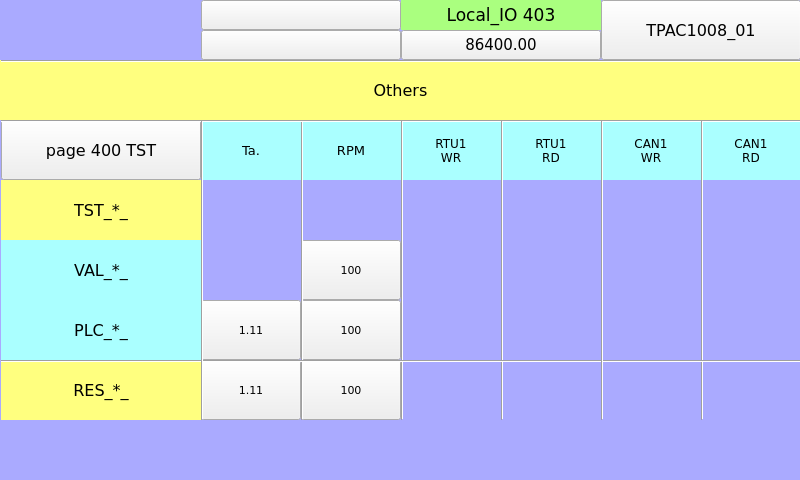
<?xml version="1.0" encoding="UTF-8"?>
<ui version="4.0">
 <class>page403</class>
 <widget class="QWidget" name="page403">
  <property name="geometry">
   <rect>
    <x>0</x>
    <y>0</y>
    <width>800</width>
    <height>480</height>
   </rect>
  </property>
  <property name="minimumSize">
   <size>
    <width>800</width>
    <height>480</height>
   </size>
  </property>
  <property name="maximumSize">
   <size>
    <width>800</width>
    <height>480</height>
   </size>
  </property>
  <property name="windowTitle">
   <string>page403</string>
  </property>
  <property name="styleSheet">
   <string notr="true">QWidget#page403
{
background-color: rgb(170, 170, 255);
}</string>
  </property>
  <widget class="ATCMlabel" name="atcmLabelAnOut_1">
   <property name="geometry">
    <rect>
     <x>201</x>
     <y>300</y>
     <width>100</width>
     <height>60</height>
    </rect>
   </property>
   <property name="font">
    <font>
     <family>DejaVu Sans</family>
     <pointsize>8</pointsize>
    </font>
   </property>
   <property name="text">
    <string>1.11</string>
   </property>
   <property name="toolTip">
    <string>PLC_Tamb</string>
   </property>
   <property name="whatsThis">
    <string>ATCMlabel widget</string>
   </property>
   <property name="variable">
    <string>PLC_Tamb</string>
   </property>
   <property name="refresh">
    <number>500</number>
   </property>
   <property name="max">
    <string>0</string>
   </property>
   <property name="min">
    <string>0</string>
   </property>
   <property name="viewStatus">
    <bool>false</bool>
   </property>
   <property name="visibilityVar">
    <string>TST_Tamb</string>
   </property>
   <property name="bgColor">
    <color>
     <red>170</red>
     <green>255</green>
     <blue>255</blue>
    </color>
   </property>
   <property name="fontColor">
    <color>
     <red>0</red>
     <green>0</green>
     <blue>0</blue>
    </color>
   </property>
   <property name="borderWidth">
    <number>1</number>
   </property>
   <property name="borderRadius">
    <number>0</number>
   </property>
  </widget>
  <widget class="Line" name="line">
   <property name="geometry">
    <rect>
     <x>201</x>
     <y>120</y>
     <width>3</width>
     <height>300</height>
    </rect>
   </property>
   <property name="font">
    <font>
     <family>DejaVu Sans</family>
     <pointsize>8</pointsize>
    </font>
   </property>
   <property name="orientation">
    <enum>Qt::Vertical</enum>
   </property>
  </widget>
  <widget class="ATCMled" name="atcmLed_TST_FWrevision_2">
   <property name="geometry">
    <rect>
     <x>301</x>
     <y>180</y>
     <width>100</width>
     <height>60</height>
    </rect>
   </property>
   <property name="toolTip">
    <string>TST_RPM</string>
   </property>
   <property name="whatsThis">
    <string>ATCMled widget</string>
   </property>
   <property name="font">
    <font>
     <family>DejaVu Sans</family>
     <pointsize>8</pointsize>
    </font>
   </property>
   <property name="variable">
    <string>TST_RPM</string>
   </property>
   <property name="refresh">
    <number>500</number>
   </property>
   <property name="viewStatus">
    <bool>false</bool>
   </property>
   <property name="visibilityVar">
    <string/>
   </property>
   <property name="onIcon">
    <iconset>
     <normaloff>:/on.png</normaloff>:/on.png</iconset>
   </property>
   <property name="offIcon">
    <iconset>
     <normaloff>:/off.png</normaloff>:/off.png</iconset>
   </property>
  </widget>
  <widget class="QLabel" name="label_TST_DigIn_">
   <property name="geometry">
    <rect>
     <x>1</x>
     <y>180</y>
     <width>200</width>
     <height>60</height>
    </rect>
   </property>
   <property name="font">
    <font>
     <family>DejaVu Sans</family>
     <pointsize>12</pointsize>
    </font>
   </property>
   <property name="styleSheet">
    <string notr="true">background-color: rgb(255, 255, 127);</string>
   </property>
   <property name="text">
    <string>TST_*_</string>
   </property>
   <property name="alignment">
    <set>Qt::AlignCenter</set>
   </property>
  </widget>
  <widget class="QLabel" name="label_PLC_DigIn_21">
   <property name="geometry">
    <rect>
     <x>301</x>
     <y>120</y>
     <width>100</width>
     <height>60</height>
    </rect>
   </property>
   <property name="font">
    <font>
     <family>DejaVu Sans</family>
     <pointsize>10</pointsize>
    </font>
   </property>
   <property name="styleSheet">
    <string notr="true">background-color: rgb(170, 255, 255);</string>
   </property>
   <property name="text">
    <string>RPM</string>
   </property>
   <property name="alignment">
    <set>Qt::AlignCenter</set>
   </property>
  </widget>
  <widget class="ATCMled" name="atcmLed_TST_RTU_RD_2">
   <property name="geometry">
    <rect>
     <x>701</x>
     <y>180</y>
     <width>100</width>
     <height>60</height>
    </rect>
   </property>
   <property name="toolTip">
    <string>TST_CAN1_RD</string>
   </property>
   <property name="whatsThis">
    <string>ATCMled widget</string>
   </property>
   <property name="font">
    <font>
     <family>DejaVu Sans</family>
     <pointsize>8</pointsize>
    </font>
   </property>
   <property name="variable">
    <string>TST_CAN1_RD</string>
   </property>
   <property name="refresh">
    <number>500</number>
   </property>
   <property name="viewStatus">
    <bool>false</bool>
   </property>
   <property name="visibilityVar">
    <string/>
   </property>
   <property name="onIcon">
    <iconset>
     <normaloff>:/on.png</normaloff>:/on.png</iconset>
   </property>
   <property name="offIcon">
    <iconset>
     <normaloff>:/off.png</normaloff>:/off.png</iconset>
   </property>
  </widget>
  <widget class="ATCMbutton" name="atcmButton_6">
   <property name="geometry">
    <rect>
     <x>601</x>
     <y>0</y>
     <width>200</width>
     <height>60</height>
    </rect>
   </property>
   <property name="font">
    <font>
     <family>DejaVu Sans</family>
     <pointsize>12</pointsize>
     <weight>50</weight>
     <bold>false</bold>
    </font>
   </property>
   <property name="toolTip">
    <string/>
   </property>
   <property name="whatsThis">
    <string>ATCMbutton widget</string>
   </property>
   <property name="pageName">
    <string>menu</string>
   </property>
   <property name="statusvar">
    <string/>
   </property>
   <property name="viewStatus">
    <bool>false</bool>
   </property>
   <property name="refresh">
    <number>200</number>
   </property>
   <property name="visibilityVar">
    <string/>
   </property>
   <property name="bgColor">
    <color>
     <red>170</red>
     <green>255</green>
     <blue>255</blue>
    </color>
   </property>
   <property name="borderColor">
    <color>
     <red>0</red>
     <green>0</green>
     <blue>0</blue>
    </color>
   </property>
   <property name="text">
    <string>TPAC1008_01</string>
   </property>
   <property name="pressText">
    <string>TPAC1008_01</string>
   </property>
   <property name="borderWidth">
    <number>1</number>
   </property>
   <property name="borderRadius">
    <number>0</number>
   </property>
   <property name="apparence">
    <enum>QFrame::Raised</enum>
   </property>
  </widget>
  <widget class="ATCMled" name="atcmLed_PLC_CAN_RD">
   <property name="geometry">
    <rect>
     <x>701</x>
     <y>300</y>
     <width>100</width>
     <height>60</height>
    </rect>
   </property>
   <property name="toolTip">
    <string>CAN_DigIn_1</string>
   </property>
   <property name="whatsThis">
    <string>ATCMled widget</string>
   </property>
   <property name="font">
    <font>
     <family>DejaVu Sans</family>
     <pointsize>8</pointsize>
    </font>
   </property>
   <property name="variable">
    <string>CAN_DigIn_1</string>
   </property>
   <property name="refresh">
    <number>500</number>
   </property>
   <property name="viewStatus">
    <bool>false</bool>
   </property>
   <property name="visibilityVar">
    <string>TST_CAN1_RD</string>
   </property>
   <property name="onIcon">
    <iconset>
     <normaloff>:/on.png</normaloff>:/on.png</iconset>
   </property>
   <property name="offIcon">
    <iconset>
     <normaloff>:/off.png</normaloff>:/off.png</iconset>
   </property>
  </widget>
  <widget class="ATCMlabel" name="atcmLabelAnOut_3">
   <property name="geometry">
    <rect>
     <x>301</x>
     <y>240</y>
     <width>100</width>
     <height>60</height>
    </rect>
   </property>
   <property name="font">
    <font>
     <family>DejaVu Sans</family>
     <pointsize>8</pointsize>
    </font>
   </property>
   <property name="text">
    <string>100</string>
   </property>
   <property name="toolTip">
    <string>VAL_RPM</string>
   </property>
   <property name="whatsThis">
    <string>ATCMlabel widget</string>
   </property>
   <property name="variable">
    <string>VAL_RPM</string>
   </property>
   <property name="refresh">
    <number>500</number>
   </property>
   <property name="max">
    <string>0</string>
   </property>
   <property name="min">
    <string>0</string>
   </property>
   <property name="viewStatus">
    <bool>false</bool>
   </property>
   <property name="visibilityVar">
    <string>TST_RPM</string>
   </property>
   <property name="bgColor">
    <color>
     <red>170</red>
     <green>255</green>
     <blue>255</blue>
    </color>
   </property>
   <property name="fontColor">
    <color>
     <red>0</red>
     <green>0</green>
     <blue>0</blue>
    </color>
   </property>
   <property name="borderWidth">
    <number>1</number>
   </property>
   <property name="borderRadius">
    <number>0</number>
   </property>
  </widget>
  <widget class="ATCMled" name="atcmLed_PLC_CAN_WR">
   <property name="geometry">
    <rect>
     <x>601</x>
     <y>300</y>
     <width>100</width>
     <height>60</height>
    </rect>
   </property>
   <property name="toolTip">
    <string>CAN_DigOut_1</string>
   </property>
   <property name="whatsThis">
    <string>ATCMled widget</string>
   </property>
   <property name="font">
    <font>
     <family>DejaVu Sans</family>
     <pointsize>8</pointsize>
    </font>
   </property>
   <property name="variable">
    <string>CAN_DigOut_1</string>
   </property>
   <property name="refresh">
    <number>500</number>
   </property>
   <property name="viewStatus">
    <bool>false</bool>
   </property>
   <property name="visibilityVar">
    <string>TST_CAN1_WR</string>
   </property>
   <property name="onIcon">
    <iconset>
     <normaloff>:/on.png</normaloff>:/on.png</iconset>
   </property>
   <property name="offIcon">
    <iconset>
     <normaloff>:/off.png</normaloff>:/off.png</iconset>
   </property>
  </widget>
  <widget class="Line" name="line_3">
   <property name="geometry">
    <rect>
     <x>301</x>
     <y>120</y>
     <width>3</width>
     <height>300</height>
    </rect>
   </property>
   <property name="font">
    <font>
     <family>DejaVu Sans</family>
     <pointsize>8</pointsize>
    </font>
   </property>
   <property name="orientation">
    <enum>Qt::Vertical</enum>
   </property>
  </widget>
  <widget class="QLabel" name="label_PLC_DigIn_14">
   <property name="geometry">
    <rect>
     <x>1</x>
     <y>300</y>
     <width>200</width>
     <height>60</height>
    </rect>
   </property>
   <property name="font">
    <font>
     <family>DejaVu Sans</family>
     <pointsize>12</pointsize>
    </font>
   </property>
   <property name="styleSheet">
    <string notr="true">background-color: rgb(170, 255, 255);</string>
   </property>
   <property name="text">
    <string>PLC_*_</string>
   </property>
   <property name="alignment">
    <set>Qt::AlignCenter</set>
   </property>
  </widget>
  <widget class="Line" name="line_4">
   <property name="geometry">
    <rect>
     <x>401</x>
     <y>120</y>
     <width>3</width>
     <height>300</height>
    </rect>
   </property>
   <property name="font">
    <font>
     <family>DejaVu Sans</family>
     <pointsize>8</pointsize>
    </font>
   </property>
   <property name="orientation">
    <enum>Qt::Vertical</enum>
   </property>
  </widget>
  <widget class="Line" name="line_2">
   <property name="geometry">
    <rect>
     <x>1</x>
     <y>60</y>
     <width>800</width>
     <height>3</height>
    </rect>
   </property>
   <property name="font">
    <font>
     <family>DejaVu Sans</family>
     <pointsize>8</pointsize>
    </font>
   </property>
   <property name="orientation">
    <enum>Qt::Horizontal</enum>
   </property>
  </widget>
  <widget class="ATCMled" name="atcmLed_15">
   <property name="geometry">
    <rect>
     <x>141</x>
     <y>30</y>
     <width>20</width>
     <height>20</height>
    </rect>
   </property>
   <property name="toolTip">
    <string>CH0_01_NODERUN</string>
   </property>
   <property name="whatsThis">
    <string>ATCMled widget</string>
   </property>
   <property name="font">
    <font>
     <family>DejaVu Sans</family>
     <pointsize>8</pointsize>
    </font>
   </property>
   <property name="variable">
    <string>CH0_01_NODERUN</string>
   </property>
   <property name="refresh">
    <number>500</number>
   </property>
   <property name="viewStatus">
    <bool>false</bool>
   </property>
   <property name="visibilityVar">
    <string/>
   </property>
   <property name="onIcon">
    <iconset>
     <normaloff>:/on.png</normaloff>:/on.png</iconset>
   </property>
   <property name="offIcon">
    <iconset>
     <normaloff>:/off.png</normaloff>:/off.png</iconset>
   </property>
  </widget>
  <widget class="ATCMled" name="atcmLed_PLC_RTU_WR">
   <property name="geometry">
    <rect>
     <x>401</x>
     <y>300</y>
     <width>100</width>
     <height>60</height>
    </rect>
   </property>
   <property name="toolTip">
    <string>RTU_RTU_WR</string>
   </property>
   <property name="whatsThis">
    <string>ATCMled widget</string>
   </property>
   <property name="font">
    <font>
     <family>DejaVu Sans</family>
     <pointsize>8</pointsize>
    </font>
   </property>
   <property name="variable">
    <string>RTU_RTU_WR</string>
   </property>
   <property name="refresh">
    <number>500</number>
   </property>
   <property name="viewStatus">
    <bool>false</bool>
   </property>
   <property name="visibilityVar">
    <string>TST_RTU1_WR</string>
   </property>
   <property name="onIcon">
    <iconset>
     <normaloff>:/on.png</normaloff>:/on.png</iconset>
   </property>
   <property name="offIcon">
    <iconset>
     <normaloff>:/off.png</normaloff>:/off.png</iconset>
   </property>
  </widget>
  <widget class="ATCManimation" name="atcmAnimation_TEST_STATUS">
   <property name="geometry">
    <rect>
     <x>1</x>
     <y>0</y>
     <width>120</width>
     <height>60</height>
    </rect>
   </property>
   <property name="toolTip">
    <string>TEST_STATUS</string>
   </property>
   <property name="whatsThis">
    <string>ATCManimation widget</string>
   </property>
   <property name="font">
    <font>
     <family>DejaVu Sans</family>
     <pointsize>8</pointsize>
    </font>
   </property>
   <property name="mapping">
    <string>0;:/icons/my_img/local.png;216;:/icons/my_img/remote.png;42;:/icons/my_img/done.png</string>
   </property>
   <property name="variable">
    <string>TEST_STATUS</string>
   </property>
   <property name="refresh">
    <number>500</number>
   </property>
   <property name="viewStatus">
    <bool>false</bool>
   </property>
   <property name="visibilityVar">
    <string/>
   </property>
  </widget>
  <widget class="QLabel" name="label_Qt_Project_2">
   <property name="geometry">
    <rect>
     <x>401</x>
     <y>0</y>
     <width>200</width>
     <height>30</height>
    </rect>
   </property>
   <property name="font">
    <font>
     <family>DejaVu Sans</family>
     <pointsize>13</pointsize>
    </font>
   </property>
   <property name="styleSheet">
    <string notr="true">background-color: rgb(170, 255, 127);</string>
   </property>
   <property name="text">
    <string>Local_IO 403</string>
   </property>
   <property name="alignment">
    <set>Qt::AlignCenter</set>
   </property>
  </widget>
  <widget class="QLabel" name="label_RES_DigIn_">
   <property name="geometry">
    <rect>
     <x>1</x>
     <y>360</y>
     <width>200</width>
     <height>60</height>
    </rect>
   </property>
   <property name="font">
    <font>
     <family>DejaVu Sans</family>
     <pointsize>12</pointsize>
    </font>
   </property>
   <property name="styleSheet">
    <string notr="true">background-color: rgb(255, 255, 127);</string>
   </property>
   <property name="text">
    <string>RES_*_</string>
   </property>
   <property name="alignment">
    <set>Qt::AlignCenter</set>
   </property>
  </widget>
  <widget class="QLabel" name="label_PLC_DigIn_20">
   <property name="geometry">
    <rect>
     <x>601</x>
     <y>120</y>
     <width>100</width>
     <height>60</height>
    </rect>
   </property>
   <property name="font">
    <font>
     <family>DejaVu Sans</family>
     <pointsize>9</pointsize>
    </font>
   </property>
   <property name="styleSheet">
    <string notr="true">background-color: rgb(170, 255, 255);</string>
   </property>
   <property name="text">
    <string>CAN1
WR</string>
   </property>
   <property name="alignment">
    <set>Qt::AlignCenter</set>
   </property>
  </widget>
  <widget class="QLabel" name="label_RTU_AnIn_20">
   <property name="geometry">
    <rect>
     <x>0</x>
     <y>60</y>
     <width>801</width>
     <height>60</height>
    </rect>
   </property>
   <property name="font">
    <font>
     <family>DejaVu Sans</family>
     <pointsize>12</pointsize>
    </font>
   </property>
   <property name="styleSheet">
    <string notr="true">background-color: rgb(255, 255, 127);</string>
   </property>
   <property name="text">
    <string>Others</string>
   </property>
   <property name="alignment">
    <set>Qt::AlignCenter</set>
   </property>
  </widget>
  <widget class="ATCMlabel" name="atcmLabelAnOut_11">
   <property name="geometry">
    <rect>
     <x>201</x>
     <y>360</y>
     <width>100</width>
     <height>60</height>
    </rect>
   </property>
   <property name="font">
    <font>
     <family>DejaVu Sans</family>
     <pointsize>8</pointsize>
    </font>
   </property>
   <property name="text">
    <string>1.11</string>
   </property>
   <property name="toolTip">
    <string>RES_Tamb</string>
   </property>
   <property name="whatsThis">
    <string>ATCMlabel widget</string>
   </property>
   <property name="variable">
    <string>RES_Tamb</string>
   </property>
   <property name="refresh">
    <number>500</number>
   </property>
   <property name="max">
    <string>0</string>
   </property>
   <property name="min">
    <string>0</string>
   </property>
   <property name="viewStatus">
    <bool>false</bool>
   </property>
   <property name="visibilityVar">
    <string>TST_Tamb</string>
   </property>
   <property name="bgColor">
    <color>
     <red>255</red>
     <green>255</green>
     <blue>127</blue>
    </color>
   </property>
   <property name="fontColor">
    <color>
     <red>0</red>
     <green>0</green>
     <blue>0</blue>
    </color>
   </property>
   <property name="borderWidth">
    <number>1</number>
   </property>
   <property name="borderRadius">
    <number>0</number>
   </property>
  </widget>
  <widget class="QLabel" name="label_PLC_DigIn_22">
   <property name="geometry">
    <rect>
     <x>701</x>
     <y>120</y>
     <width>100</width>
     <height>60</height>
    </rect>
   </property>
   <property name="font">
    <font>
     <family>DejaVu Sans</family>
     <pointsize>9</pointsize>
    </font>
   </property>
   <property name="styleSheet">
    <string notr="true">background-color: rgb(170, 255, 255);</string>
   </property>
   <property name="text">
    <string>CAN1
RD</string>
   </property>
   <property name="alignment">
    <set>Qt::AlignCenter</set>
   </property>
  </widget>
  <widget class="ATCMled" name="atcmLed_VAL_CAN_WR">
   <property name="geometry">
    <rect>
     <x>601</x>
     <y>240</y>
     <width>100</width>
     <height>60</height>
    </rect>
   </property>
   <property name="toolTip">
    <string>VAL_CAN1_WR</string>
   </property>
   <property name="whatsThis">
    <string>ATCMled widget</string>
   </property>
   <property name="font">
    <font>
     <family>DejaVu Sans</family>
     <pointsize>8</pointsize>
    </font>
   </property>
   <property name="variable">
    <string>VAL_CAN1_WR</string>
   </property>
   <property name="refresh">
    <number>500</number>
   </property>
   <property name="viewStatus">
    <bool>false</bool>
   </property>
   <property name="visibilityVar">
    <string>TST_CAN1_WR</string>
   </property>
   <property name="onIcon">
    <iconset>
     <normaloff>:/on.png</normaloff>:/on.png</iconset>
   </property>
   <property name="offIcon">
    <iconset>
     <normaloff>:/off.png</normaloff>:/off.png</iconset>
   </property>
  </widget>
  <widget class="ATCMled" name="atcmLed_14">
   <property name="geometry">
    <rect>
     <x>161</x>
     <y>10</y>
     <width>20</width>
     <height>20</height>
    </rect>
   </property>
   <property name="toolTip">
    <string>CH0_NETGOOD</string>
   </property>
   <property name="whatsThis">
    <string>ATCMled widget</string>
   </property>
   <property name="font">
    <font>
     <family>DejaVu Sans</family>
     <pointsize>8</pointsize>
    </font>
   </property>
   <property name="variable">
    <string>CH0_NETGOOD</string>
   </property>
   <property name="refresh">
    <number>500</number>
   </property>
   <property name="viewStatus">
    <bool>false</bool>
   </property>
   <property name="visibilityVar">
    <string/>
   </property>
   <property name="onIcon">
    <iconset>
     <normaloff>:/on.png</normaloff>:/on.png</iconset>
   </property>
   <property name="offIcon">
    <iconset>
     <normaloff>:/off.png</normaloff>:/off.png</iconset>
   </property>
  </widget>
  <widget class="Line" name="line_7">
   <property name="geometry">
    <rect>
     <x>701</x>
     <y>120</y>
     <width>3</width>
     <height>300</height>
    </rect>
   </property>
   <property name="font">
    <font>
     <family>DejaVu Sans</family>
     <pointsize>8</pointsize>
    </font>
   </property>
   <property name="orientation">
    <enum>Qt::Vertical</enum>
   </property>
  </widget>
  <widget class="ATCMled" name="atcmLed_TST_RTU_RD">
   <property name="geometry">
    <rect>
     <x>501</x>
     <y>180</y>
     <width>100</width>
     <height>60</height>
    </rect>
   </property>
   <property name="toolTip">
    <string>TST_RTU1_RD</string>
   </property>
   <property name="whatsThis">
    <string>ATCMled widget</string>
   </property>
   <property name="font">
    <font>
     <family>DejaVu Sans</family>
     <pointsize>8</pointsize>
    </font>
   </property>
   <property name="variable">
    <string>TST_RTU1_RD</string>
   </property>
   <property name="refresh">
    <number>500</number>
   </property>
   <property name="viewStatus">
    <bool>false</bool>
   </property>
   <property name="visibilityVar">
    <string/>
   </property>
   <property name="onIcon">
    <iconset>
     <normaloff>:/on.png</normaloff>:/on.png</iconset>
   </property>
   <property name="offIcon">
    <iconset>
     <normaloff>:/off.png</normaloff>:/off.png</iconset>
   </property>
  </widget>
  <widget class="QLabel" name="label_PLC_DigIn_19">
   <property name="geometry">
    <rect>
     <x>201</x>
     <y>120</y>
     <width>100</width>
     <height>60</height>
    </rect>
   </property>
   <property name="font">
    <font>
     <family>DejaVu Sans</family>
     <pointsize>10</pointsize>
    </font>
   </property>
   <property name="styleSheet">
    <string notr="true">background-color: rgb(170, 255, 255);</string>
   </property>
   <property name="text">
    <string>Ta.</string>
   </property>
   <property name="alignment">
    <set>Qt::AlignCenter</set>
   </property>
  </widget>
  <widget class="QLabel" name="label_PLC_DigIn_18">
   <property name="geometry">
    <rect>
     <x>501</x>
     <y>120</y>
     <width>100</width>
     <height>60</height>
    </rect>
   </property>
   <property name="font">
    <font>
     <family>DejaVu Sans</family>
     <pointsize>9</pointsize>
    </font>
   </property>
   <property name="styleSheet">
    <string notr="true">background-color: rgb(170, 255, 255);</string>
   </property>
   <property name="text">
    <string>RTU1
RD</string>
   </property>
   <property name="alignment">
    <set>Qt::AlignCenter</set>
   </property>
  </widget>
  <widget class="ATCMlabel" name="atcmLabelAnOut_12">
   <property name="geometry">
    <rect>
     <x>301</x>
     <y>360</y>
     <width>100</width>
     <height>60</height>
    </rect>
   </property>
   <property name="font">
    <font>
     <family>DejaVu Sans</family>
     <pointsize>8</pointsize>
    </font>
   </property>
   <property name="text">
    <string>100</string>
   </property>
   <property name="toolTip">
    <string>RES_RPM</string>
   </property>
   <property name="whatsThis">
    <string>ATCMlabel widget</string>
   </property>
   <property name="variable">
    <string>RES_RPM</string>
   </property>
   <property name="refresh">
    <number>500</number>
   </property>
   <property name="max">
    <string>0</string>
   </property>
   <property name="min">
    <string>0</string>
   </property>
   <property name="viewStatus">
    <bool>false</bool>
   </property>
   <property name="visibilityVar">
    <string>TST_RPM</string>
   </property>
   <property name="bgColor">
    <color>
     <red>255</red>
     <green>255</green>
     <blue>127</blue>
    </color>
   </property>
   <property name="fontColor">
    <color>
     <red>0</red>
     <green>0</green>
     <blue>0</blue>
    </color>
   </property>
   <property name="borderWidth">
    <number>1</number>
   </property>
   <property name="borderRadius">
    <number>0</number>
   </property>
  </widget>
  <widget class="ATCMled" name="atcmLed_RES_CAN_RD">
   <property name="geometry">
    <rect>
     <x>701</x>
     <y>360</y>
     <width>100</width>
     <height>60</height>
    </rect>
   </property>
   <property name="toolTip">
    <string>RES_CAN1_RD</string>
   </property>
   <property name="whatsThis">
    <string>ATCMled widget</string>
   </property>
   <property name="font">
    <font>
     <family>DejaVu Sans</family>
     <pointsize>8</pointsize>
    </font>
   </property>
   <property name="variable">
    <string>RES_CAN1_RD</string>
   </property>
   <property name="refresh">
    <number>500</number>
   </property>
   <property name="viewStatus">
    <bool>false</bool>
   </property>
   <property name="visibilityVar">
    <string>TST_CAN1_RD</string>
   </property>
   <property name="onIcon">
    <iconset>
     <normaloff>:/on.png</normaloff>:/on.png</iconset>
   </property>
   <property name="offIcon">
    <iconset>
     <normaloff>:/off.png</normaloff>:/off.png</iconset>
   </property>
  </widget>
  <widget class="ATCMdate" name="atcmDate_2">
   <property name="geometry">
    <rect>
     <x>201</x>
     <y>0</y>
     <width>200</width>
     <height>30</height>
    </rect>
   </property>
   <property name="font">
    <font>
     <family>DejaVu Sans</family>
     <pointsize>11</pointsize>
    </font>
   </property>
   <property name="toolTip">
    <string>ATCM QDate</string>
   </property>
   <property name="whatsThis">
    <string>ATCMdate widget</string>
   </property>
   <property name="bgColor">
    <color>
     <red>170</red>
     <green>255</green>
     <blue>127</blue>
    </color>
   </property>
   <property name="borderWidth">
    <number>0</number>
   </property>
   <property name="borderRadius">
    <number>0</number>
   </property>
  </widget>
  <widget class="Line" name="line_8">
   <property name="geometry">
    <rect>
     <x>1</x>
     <y>360</y>
     <width>801</width>
     <height>3</height>
    </rect>
   </property>
   <property name="font">
    <font>
     <family>DejaVu Sans</family>
     <pointsize>8</pointsize>
    </font>
   </property>
   <property name="orientation">
    <enum>Qt::Horizontal</enum>
   </property>
  </widget>
  <widget class="ATCMled" name="atcmLed_TST_RTU_WR_2">
   <property name="geometry">
    <rect>
     <x>601</x>
     <y>180</y>
     <width>100</width>
     <height>60</height>
    </rect>
   </property>
   <property name="toolTip">
    <string>TST_CAN1_WR</string>
   </property>
   <property name="whatsThis">
    <string>ATCMled widget</string>
   </property>
   <property name="font">
    <font>
     <family>DejaVu Sans</family>
     <pointsize>8</pointsize>
    </font>
   </property>
   <property name="variable">
    <string>TST_CAN1_WR</string>
   </property>
   <property name="refresh">
    <number>500</number>
   </property>
   <property name="viewStatus">
    <bool>false</bool>
   </property>
   <property name="visibilityVar">
    <string/>
   </property>
   <property name="onIcon">
    <iconset>
     <normaloff>:/on.png</normaloff>:/on.png</iconset>
   </property>
   <property name="offIcon">
    <iconset>
     <normaloff>:/off.png</normaloff>:/off.png</iconset>
   </property>
  </widget>
  <widget class="ATCMled" name="atcmLed_PLC_RTU_RD">
   <property name="geometry">
    <rect>
     <x>501</x>
     <y>300</y>
     <width>100</width>
     <height>60</height>
    </rect>
   </property>
   <property name="toolTip">
    <string>RTU_RTU_RD</string>
   </property>
   <property name="whatsThis">
    <string>ATCMled widget</string>
   </property>
   <property name="font">
    <font>
     <family>DejaVu Sans</family>
     <pointsize>8</pointsize>
    </font>
   </property>
   <property name="variable">
    <string>RTU_RTU_RD</string>
   </property>
   <property name="refresh">
    <number>500</number>
   </property>
   <property name="viewStatus">
    <bool>false</bool>
   </property>
   <property name="visibilityVar">
    <string>TST_RTU1_RD</string>
   </property>
   <property name="onIcon">
    <iconset>
     <normaloff>:/on.png</normaloff>:/on.png</iconset>
   </property>
   <property name="offIcon">
    <iconset>
     <normaloff>:/off.png</normaloff>:/off.png</iconset>
   </property>
  </widget>
  <widget class="ATCMbutton" name="atcmButton_page400">
   <property name="geometry">
    <rect>
     <x>1</x>
     <y>120</y>
     <width>200</width>
     <height>60</height>
    </rect>
   </property>
   <property name="font">
    <font>
     <family>DejaVu Sans</family>
     <pointsize>12</pointsize>
    </font>
   </property>
   <property name="toolTip">
    <string/>
   </property>
   <property name="whatsThis">
    <string>ATCMbutton widget</string>
   </property>
   <property name="pageName">
    <string>page400</string>
   </property>
   <property name="statusvar">
    <string/>
   </property>
   <property name="viewStatus">
    <bool>false</bool>
   </property>
   <property name="visibilityVar">
    <string/>
   </property>
   <property name="bgColor">
    <color>
     <red>170</red>
     <green>255</green>
     <blue>255</blue>
    </color>
   </property>
   <property name="text">
    <string>page 400 TST</string>
   </property>
   <property name="pressText">
    <string>page 400 TST</string>
   </property>
   <property name="borderWidth">
    <number>0</number>
   </property>
   <property name="borderRadius">
    <number>0</number>
   </property>
   <property name="apparence">
    <enum>QFrame::Raised</enum>
   </property>
  </widget>
  <widget class="ATCMled" name="atcmLed_13">
   <property name="geometry">
    <rect>
     <x>140</x>
     <y>10</y>
     <width>21</width>
     <height>20</height>
    </rect>
   </property>
   <property name="toolTip">
    <string>CH0_NETRUN</string>
   </property>
   <property name="whatsThis">
    <string>ATCMled widget</string>
   </property>
   <property name="font">
    <font>
     <family>DejaVu Sans</family>
     <pointsize>8</pointsize>
    </font>
   </property>
   <property name="variable">
    <string>CH0_NETRUN</string>
   </property>
   <property name="refresh">
    <number>500</number>
   </property>
   <property name="viewStatus">
    <bool>false</bool>
   </property>
   <property name="visibilityVar">
    <string/>
   </property>
   <property name="onIcon">
    <iconset>
     <normaloff>:/on.png</normaloff>:/on.png</iconset>
   </property>
   <property name="offIcon">
    <iconset>
     <normaloff>:/off.png</normaloff>:/off.png</iconset>
   </property>
  </widget>
  <widget class="QLabel" name="label_PLC_DigIn_">
   <property name="geometry">
    <rect>
     <x>1</x>
     <y>240</y>
     <width>200</width>
     <height>60</height>
    </rect>
   </property>
   <property name="font">
    <font>
     <family>DejaVu Sans</family>
     <pointsize>12</pointsize>
    </font>
   </property>
   <property name="styleSheet">
    <string notr="true">background-color: rgb(170, 255, 255);</string>
   </property>
   <property name="text">
    <string>VAL_*_</string>
   </property>
   <property name="alignment">
    <set>Qt::AlignCenter</set>
   </property>
  </widget>
  <widget class="ATCMlabel" name="atcmLabelAnOut_2">
   <property name="geometry">
    <rect>
     <x>301</x>
     <y>300</y>
     <width>100</width>
     <height>60</height>
    </rect>
   </property>
   <property name="font">
    <font>
     <family>DejaVu Sans</family>
     <pointsize>8</pointsize>
    </font>
   </property>
   <property name="text">
    <string>100</string>
   </property>
   <property name="toolTip">
    <string>PLC_RPM</string>
   </property>
   <property name="whatsThis">
    <string>ATCMlabel widget</string>
   </property>
   <property name="variable">
    <string>PLC_RPM</string>
   </property>
   <property name="refresh">
    <number>500</number>
   </property>
   <property name="max">
    <string>0</string>
   </property>
   <property name="min">
    <string>0</string>
   </property>
   <property name="viewStatus">
    <bool>false</bool>
   </property>
   <property name="visibilityVar">
    <string>TST_RPM</string>
   </property>
   <property name="bgColor">
    <color>
     <red>170</red>
     <green>255</green>
     <blue>255</blue>
    </color>
   </property>
   <property name="fontColor">
    <color>
     <red>0</red>
     <green>0</green>
     <blue>0</blue>
    </color>
   </property>
   <property name="borderWidth">
    <number>1</number>
   </property>
   <property name="borderRadius">
    <number>0</number>
   </property>
  </widget>
  <widget class="Line" name="line_5">
   <property name="geometry">
    <rect>
     <x>501</x>
     <y>120</y>
     <width>3</width>
     <height>300</height>
    </rect>
   </property>
   <property name="font">
    <font>
     <family>DejaVu Sans</family>
     <pointsize>8</pointsize>
    </font>
   </property>
   <property name="orientation">
    <enum>Qt::Vertical</enum>
   </property>
  </widget>
  <widget class="ATCMlabel" name="atcmLabel_PLC_time">
   <property name="geometry">
    <rect>
     <x>401</x>
     <y>30</y>
     <width>200</width>
     <height>30</height>
    </rect>
   </property>
   <property name="font">
    <font>
     <family>DejaVu Sans</family>
     <pointsize>11</pointsize>
     <weight>50</weight>
     <bold>false</bold>
    </font>
   </property>
   <property name="text">
    <string>86400.00</string>
   </property>
   <property name="toolTip">
    <string>PLC_time</string>
   </property>
   <property name="whatsThis">
    <string>ATCMlabel widget</string>
   </property>
   <property name="variable">
    <string>PLC_time</string>
   </property>
   <property name="refresh">
    <number>500</number>
   </property>
   <property name="max">
    <string>0</string>
   </property>
   <property name="min">
    <string>0</string>
   </property>
   <property name="viewStatus">
    <bool>false</bool>
   </property>
   <property name="visibilityVar">
    <string/>
   </property>
   <property name="bgColor">
    <color>
     <red>170</red>
     <green>255</green>
     <blue>127</blue>
    </color>
   </property>
   <property name="borderWidth">
    <number>0</number>
   </property>
   <property name="borderRadius">
    <number>0</number>
   </property>
   <property name="apparence">
    <enum>QFrame::Plain</enum>
   </property>
  </widget>
  <widget class="Line" name="line_hr2">
   <property name="geometry">
    <rect>
     <x>1</x>
     <y>120</y>
     <width>801</width>
     <height>3</height>
    </rect>
   </property>
   <property name="font">
    <font>
     <family>DejaVu Sans</family>
     <pointsize>8</pointsize>
    </font>
   </property>
   <property name="orientation">
    <enum>Qt::Horizontal</enum>
   </property>
  </widget>
  <widget class="ATCMled" name="atcmLed_TST_Tamb">
   <property name="geometry">
    <rect>
     <x>201</x>
     <y>180</y>
     <width>100</width>
     <height>60</height>
    </rect>
   </property>
   <property name="toolTip">
    <string>TST_Tamb</string>
   </property>
   <property name="whatsThis">
    <string>ATCMled widget</string>
   </property>
   <property name="font">
    <font>
     <family>DejaVu Sans</family>
     <pointsize>8</pointsize>
    </font>
   </property>
   <property name="variable">
    <string>TST_Tamb</string>
   </property>
   <property name="refresh">
    <number>500</number>
   </property>
   <property name="viewStatus">
    <bool>false</bool>
   </property>
   <property name="visibilityVar">
    <string/>
   </property>
   <property name="onIcon">
    <iconset>
     <normaloff>:/on.png</normaloff>:/on.png</iconset>
   </property>
   <property name="offIcon">
    <iconset>
     <normaloff>:/off.png</normaloff>:/off.png</iconset>
   </property>
  </widget>
  <widget class="QLabel" name="label_PLC_DigIn_16">
   <property name="geometry">
    <rect>
     <x>401</x>
     <y>120</y>
     <width>100</width>
     <height>60</height>
    </rect>
   </property>
   <property name="font">
    <font>
     <family>DejaVu Sans</family>
     <pointsize>9</pointsize>
    </font>
   </property>
   <property name="styleSheet">
    <string notr="true">background-color: rgb(170, 255, 255);</string>
   </property>
   <property name="text">
    <string>RTU1
WR</string>
   </property>
   <property name="alignment">
    <set>Qt::AlignCenter</set>
   </property>
  </widget>
  <widget class="ATCMled" name="atcmLed_TST_RTU_WR">
   <property name="geometry">
    <rect>
     <x>401</x>
     <y>180</y>
     <width>100</width>
     <height>60</height>
    </rect>
   </property>
   <property name="toolTip">
    <string>TST_RTU1_WR</string>
   </property>
   <property name="whatsThis">
    <string>ATCMled widget</string>
   </property>
   <property name="font">
    <font>
     <family>DejaVu Sans</family>
     <pointsize>8</pointsize>
    </font>
   </property>
   <property name="variable">
    <string>TST_RTU1_WR</string>
   </property>
   <property name="refresh">
    <number>500</number>
   </property>
   <property name="viewStatus">
    <bool>false</bool>
   </property>
   <property name="visibilityVar">
    <string/>
   </property>
   <property name="onIcon">
    <iconset>
     <normaloff>:/on.png</normaloff>:/on.png</iconset>
   </property>
   <property name="offIcon">
    <iconset>
     <normaloff>:/off.png</normaloff>:/off.png</iconset>
   </property>
  </widget>
  <widget class="ATCMled" name="atcmLed_VAL_RTU_WR">
   <property name="geometry">
    <rect>
     <x>401</x>
     <y>240</y>
     <width>100</width>
     <height>60</height>
    </rect>
   </property>
   <property name="toolTip">
    <string>VAL_RTU1_WR</string>
   </property>
   <property name="whatsThis">
    <string>ATCMled widget</string>
   </property>
   <property name="font">
    <font>
     <family>DejaVu Sans</family>
     <pointsize>8</pointsize>
    </font>
   </property>
   <property name="variable">
    <string>VAL_RTU1_WR</string>
   </property>
   <property name="refresh">
    <number>500</number>
   </property>
   <property name="viewStatus">
    <bool>false</bool>
   </property>
   <property name="visibilityVar">
    <string>TST_RTU1_WR</string>
   </property>
   <property name="onIcon">
    <iconset>
     <normaloff>:/on.png</normaloff>:/on.png</iconset>
   </property>
   <property name="offIcon">
    <iconset>
     <normaloff>:/off.png</normaloff>:/off.png</iconset>
   </property>
  </widget>
  <widget class="Line" name="line_6">
   <property name="geometry">
    <rect>
     <x>601</x>
     <y>120</y>
     <width>3</width>
     <height>300</height>
    </rect>
   </property>
   <property name="font">
    <font>
     <family>DejaVu Sans</family>
     <pointsize>8</pointsize>
    </font>
   </property>
   <property name="orientation">
    <enum>Qt::Vertical</enum>
   </property>
  </widget>
  <widget class="ATCMled" name="atcmLed_16">
   <property name="geometry">
    <rect>
     <x>161</x>
     <y>30</y>
     <width>20</width>
     <height>20</height>
    </rect>
   </property>
   <property name="toolTip">
    <string>CH0_01_NODEGOOD</string>
   </property>
   <property name="whatsThis">
    <string>ATCMled widget</string>
   </property>
   <property name="font">
    <font>
     <family>DejaVu Sans</family>
     <pointsize>8</pointsize>
    </font>
   </property>
   <property name="variable">
    <string>CH0_01_NODEGOOD</string>
   </property>
   <property name="refresh">
    <number>500</number>
   </property>
   <property name="viewStatus">
    <bool>false</bool>
   </property>
   <property name="visibilityVar">
    <string/>
   </property>
   <property name="onIcon">
    <iconset>
     <normaloff>:/on.png</normaloff>:/on.png</iconset>
   </property>
   <property name="offIcon">
    <iconset>
     <normaloff>:/off.png</normaloff>:/off.png</iconset>
   </property>
  </widget>
  <widget class="ATCMled" name="atcmLed_RES_RTU_RD">
   <property name="geometry">
    <rect>
     <x>501</x>
     <y>360</y>
     <width>100</width>
     <height>60</height>
    </rect>
   </property>
   <property name="toolTip">
    <string>RES_RTU1_RD</string>
   </property>
   <property name="whatsThis">
    <string>ATCMled widget</string>
   </property>
   <property name="font">
    <font>
     <family>DejaVu Sans</family>
     <pointsize>8</pointsize>
    </font>
   </property>
   <property name="variable">
    <string>RES_RTU1_RD</string>
   </property>
   <property name="refresh">
    <number>500</number>
   </property>
   <property name="viewStatus">
    <bool>false</bool>
   </property>
   <property name="visibilityVar">
    <string>TST_RTU1_RD</string>
   </property>
   <property name="onIcon">
    <iconset>
     <normaloff>:/on.png</normaloff>:/on.png</iconset>
   </property>
   <property name="offIcon">
    <iconset>
     <normaloff>:/off.png</normaloff>:/off.png</iconset>
   </property>
  </widget>
  <widget class="ATCMtime" name="atcmTime_2">
   <property name="geometry">
    <rect>
     <x>201</x>
     <y>30</y>
     <width>200</width>
     <height>30</height>
    </rect>
   </property>
   <property name="font">
    <font>
     <family>DejaVu Sans</family>
     <pointsize>11</pointsize>
    </font>
   </property>
   <property name="toolTip">
    <string>ATCM QTime</string>
   </property>
   <property name="whatsThis">
    <string>ATCMtime widget</string>
   </property>
   <property name="bgColor">
    <color>
     <red>170</red>
     <green>255</green>
     <blue>127</blue>
    </color>
   </property>
   <property name="borderWidth">
    <number>0</number>
   </property>
   <property name="borderRadius">
    <number>0</number>
   </property>
  </widget>
  <zorder>atcmLabelAnOut_1</zorder>
  <zorder>atcmLed_TST_FWrevision_2</zorder>
  <zorder>label_TST_DigIn_</zorder>
  <zorder>label_PLC_DigIn_21</zorder>
  <zorder>atcmLed_TST_RTU_RD_2</zorder>
  <zorder>atcmButton_6</zorder>
  <zorder>atcmLed_PLC_CAN_RD</zorder>
  <zorder>atcmLabelAnOut_3</zorder>
  <zorder>atcmLed_PLC_CAN_WR</zorder>
  <zorder>label_PLC_DigIn_14</zorder>
  <zorder>atcmLed_15</zorder>
  <zorder>atcmLed_PLC_RTU_WR</zorder>
  <zorder>atcmAnimation_TEST_STATUS</zorder>
  <zorder>label_Qt_Project_2</zorder>
  <zorder>label_RES_DigIn_</zorder>
  <zorder>label_PLC_DigIn_20</zorder>
  <zorder>label_RTU_AnIn_20</zorder>
  <zorder>atcmLabelAnOut_11</zorder>
  <zorder>label_PLC_DigIn_22</zorder>
  <zorder>atcmLed_VAL_CAN_WR</zorder>
  <zorder>atcmLed_14</zorder>
  <zorder>atcmLed_TST_RTU_RD</zorder>
  <zorder>label_PLC_DigIn_19</zorder>
  <zorder>label_PLC_DigIn_18</zorder>
  <zorder>atcmLabelAnOut_12</zorder>
  <zorder>atcmLed_RES_CAN_RD</zorder>
  <zorder>atcmDate_2</zorder>
  <zorder>atcmLed_TST_RTU_WR_2</zorder>
  <zorder>atcmLed_PLC_RTU_RD</zorder>
  <zorder>atcmButton_page400</zorder>
  <zorder>atcmLed_13</zorder>
  <zorder>label_PLC_DigIn_</zorder>
  <zorder>atcmLabelAnOut_2</zorder>
  <zorder>atcmLabel_PLC_time</zorder>
  <zorder>atcmLed_TST_Tamb</zorder>
  <zorder>label_PLC_DigIn_16</zorder>
  <zorder>atcmLed_TST_RTU_WR</zorder>
  <zorder>atcmLed_VAL_RTU_WR</zorder>
  <zorder>atcmLed_16</zorder>
  <zorder>atcmLed_RES_RTU_RD</zorder>
  <zorder>atcmTime_2</zorder>
  <zorder>line_3</zorder>
  <zorder>line_hr2</zorder>
  <zorder>line_4</zorder>
  <zorder>line_7</zorder>
  <zorder>line_5</zorder>
  <zorder>line_8</zorder>
  <zorder>line</zorder>
  <zorder>line_2</zorder>
  <zorder>line_6</zorder>
 </widget>
 <customwidgets>
  <customwidget>
   <class>ATCManimation</class>
   <extends>QLabel</extends>
   <header>atcmplugin.h</header>
  </customwidget>
  <customwidget>
   <class>ATCMbutton</class>
   <extends>QPushButton</extends>
   <header>atcmplugin.h</header>
  </customwidget>
  <customwidget>
   <class>ATCMdate</class>
   <extends>QPushButton</extends>
   <header>atcmplugin.h</header>
  </customwidget>
  <customwidget>
   <class>ATCMlabel</class>
   <extends>QPushButton</extends>
   <header>atcmplugin.h</header>
  </customwidget>
  <customwidget>
   <class>ATCMled</class>
   <extends>QLabel</extends>
   <header>atcmplugin.h</header>
  </customwidget>
  <customwidget>
   <class>ATCMtime</class>
   <extends>QPushButton</extends>
   <header>atcmplugin.h</header>
  </customwidget>
 </customwidgets>
 <resources/>
 <connections/>
 <slots>
  <slot>goto_page(const char*,bool)</slot>
 </slots>
</ui>
